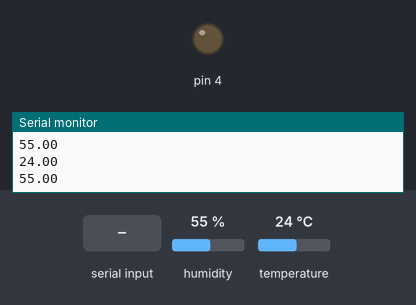
Bench run of a sketch on a simulated Arduino Uno, built with avr-gcc and run on an emulated ATmega328P. Parts: output pins drawn as LEDs (lit = HIGH), the last lines printed to the serial monitor. The test bench sets the inputs (shaded band); at power-on: humidity 55 %, temperature 24 °C.

Above: at 1.8 s.
1.9 s: "1" received over Serial
At 2.3 s:
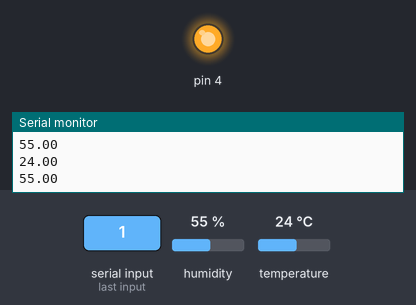
3.5 s: "2" received over Serial
At 4.4 s:
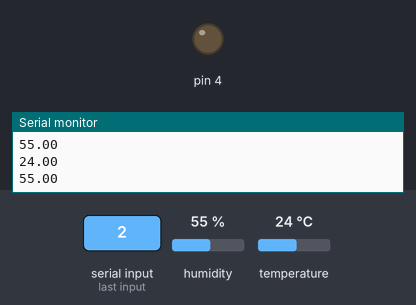
Timing chart, 0 to 6.5 s (numbered marks = the images above; inputs shaded):
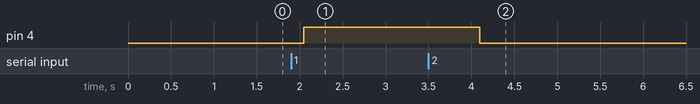

Measured:
- after the input at 1.9 s, pin 4: LOW → HIGH after 0.15 s
- after the input at 3.5 s, pin 4: HIGH → LOW after 0.60 s

The sketch:

jasonNodeScript.ino
```cpp
#include <dht.h>
dht DHT;

void setup() {
  Serial.begin(9600);
  pinMode(4,OUTPUT);
}

void loop() {
  int chk = DHT.read11(2); //Reads from pin 2
  Serial.println(DHT.temperature);
  Serial.println(DHT.humidity);
  delay(1000);

  int message = Serial.read();
  if(message == '1'){
      digitalWrite(4,HIGH);
    }else if(message == '2'){
      digitalWrite(4,LOW);
    }
}
```
